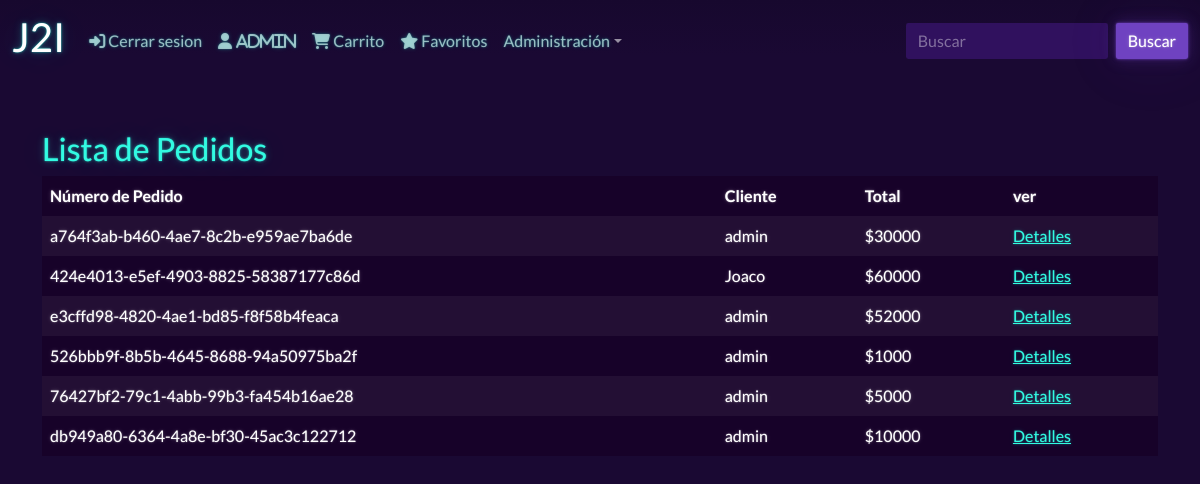
/pedidos_adm/ (signed in), run on an earlier commit of the app's database.
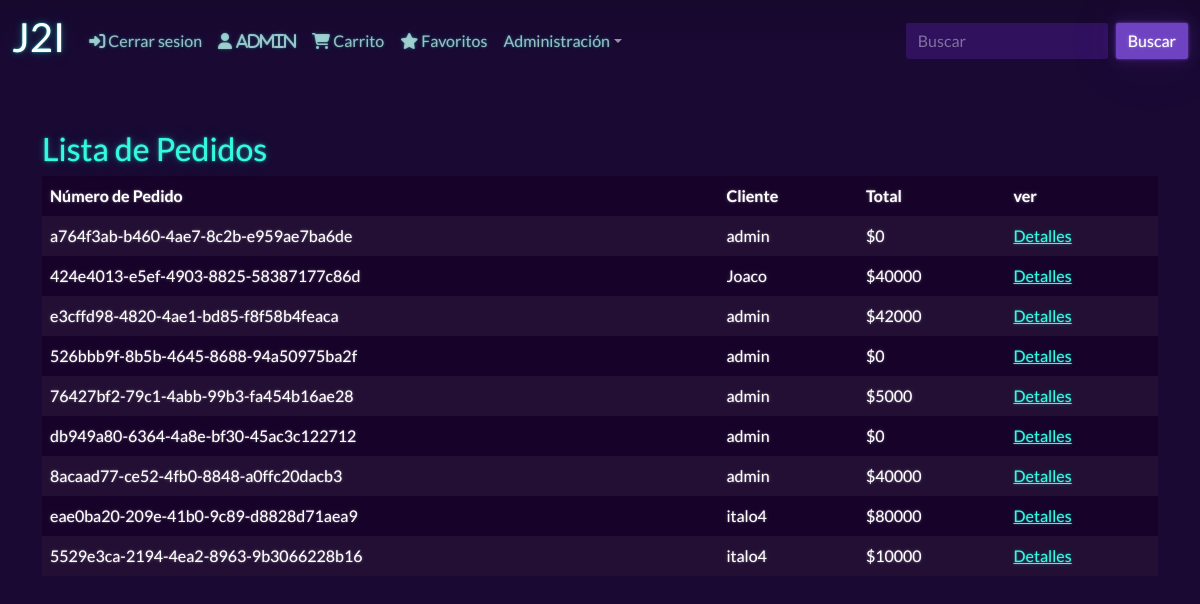
And on a later commit of the database.
### app/models.py (models this page shows, shortened)
class Boleta (models.Model):
    id = models.UUIDField(primary_key=True, default=uuid.uuid4, editable=False)
    fechaVenta = models.DateTimeField(auto_now_add=True)
    cliente = models.ForeignKey(User,on_delete=models.CASCADE)
    completada = models.BooleanField(default=False)
    @property
    def get_total(self):
        detalle = self.detalle_boleta_set.all()
        total = sum([item.producto.valor * item.cantidad_productos for item in detalle])
        return total

class Detalle_boleta (models.Model):
    producto = models.ForeignKey(Producto, on_delete=models.CASCADE)
    boleta = models.ForeignKey(Boleta, on_delete=models.CASCADE)
    cantidad_productos = models.IntegerField(default=0)

class Producto(models.Model):
    id=models.IntegerField( primary_key=True ,default=uuid.uuid4, null=False)
    nombre_p = models.CharField( max_length=50,null=False)
    imagen = models.ImageField("Imagen", upload_to='add_producto', null=True)
    valor = models.IntegerField(null=False)

### app/views.py (the view)
# urls.py: path('pedidos_adm/', pedidos_adm, name='pedidos_adm'),
@permission_required('app,view_detalle_boleta')
def pedidos_adm(request):
    boletas = Boleta.objects.filter(completada=True)
    data = {'boletas': boletas}
    return render(request,"app/pedidos_adm.html",data)

### app/templates/app/pedidos_adm.html
{% extends "app/base.html" %}
{% load static %}
{% block contenido %}
<div class="container mt-5 content" id="admin-contenido">
    <h2 class="mt-5 titulo-blanco">Lista de Pedidos</h2>
    <table class="table table-dark table-striped">
        <thead>
            <tr>
                <th class="subtitulo-blanco">Número de Pedido</th>
                <th class="subtitulo-blanco">Cliente</th>
                <th class="subtitulo-blanco">Total</th>
                <th class="subtitulo-blanco">ver</th>
            </tr>
        </thead>
        <tbody>
            {% for boleta in boletas  %}
            <tr>
                <td>{{boleta.id}}</td>
                <td>{{boleta.cliente}}</td>
                <td>${{boleta.get_total}}</td>
                <td><a href="{%url 'detalle_boleta' boleta.id%}">Detalles</a></td>
            </tr>
            {% endfor %}
        </tbody>
    </table>
    </div>
{% endblock contenido %}

What changed in the data, as far as the page shows it:
computed for Boleta "a764f3ab-b460-4ae7-8c2b-e959ae7ba6de": get_total "30000" → "0"
computed for Boleta "424e4013-e5ef-4903-8825-58387177c86d": get_total "60000" → "40000"
computed for Boleta "e3cffd98-4820-4ae1-bd85-f8f58b4feaca": get_total "52000" → "42000"
computed for Boleta "526bbb9f-8b5b-4645-8688-94a50975ba2f": get_total "1000" → "0"
computed for Boleta "db949a80-6364-4a8e-bf30-45ac3c122712": get_total "10000" → "0"
now on this page (row edited): Boleta: id "8acaad77-ce52-4fb0-8848-a0ffc20dacb3", cliente "admin", get_total "40000"
added Boleta: id "eae0ba20-209e-41b0-9c89-d8828d71aea9", cliente "italo4", get_total "80000"
added Boleta: id "5529e3ca-2194-4ea2-8963-9b3066228b16", cliente "italo4", get_total "10000"
